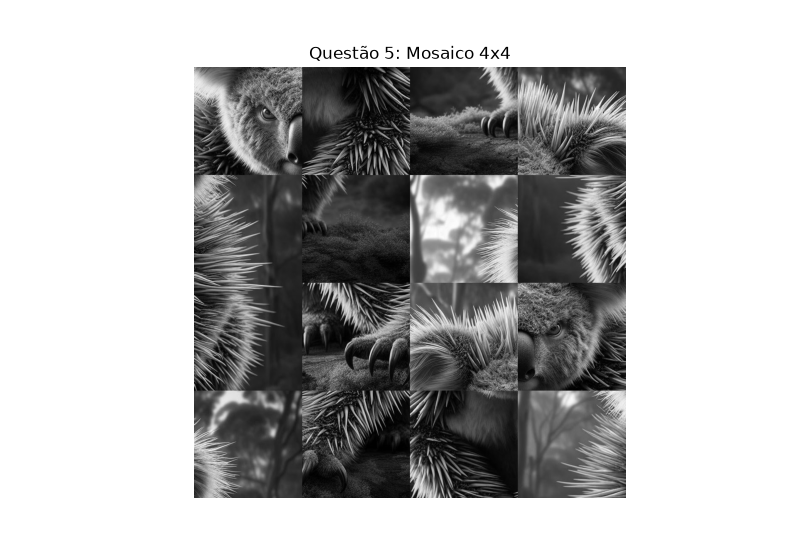

Write the Python code that produced this figure.
import matplotlib.pyplot as plt
import numpy as np
image = plt.imread("question5/original-image.jpg")

r = image[:,:,0]
g = image[:,:,1]
b = image [:,:,2]

image_gray = (0.299 * r) + (0.587 * g) + (0.114 * b) # obter a imagem em níveis de cinza

H, W = image_gray.shape
H = (H // 4) * 4
W = (W // 4) * 4
image_gray = image_gray[0:H, 0:W]

h_bloco = H // 4
w_bloco = W // 4

blocos = {}
index = 1

# Varrendo a imagem e recortando cada bloco na ordem original (1 a 16)
for i in range(4):
    for j in range(4):
        # Define os limites do bloco atual
        y_ini, y_fim = i * h_bloco, (i + 1) * h_bloco
        x_ini, x_fim = j * w_bloco, (j + 1) * w_bloco
        
        # Recortando o bloco da matriz original e salvando no dicionário
        blocos[index] = image_gray[y_ini:y_fim, x_ini:x_fim]
        index += 1

# Nova ordem da matriz
nova_ordem = [
    [6,11,13,3], [8,16,1,9], [12,14,2,7], [4,15,10,5]
]

mosaico = np.zeros((H, W), dtype=image_gray.dtype)

# Preenche a matriz vazia com os blocos na nova disposição
for i in range(4):
    for j in range(4):
        y_ini, y_fim = i * h_bloco, (i + 1) * h_bloco
        x_ini, x_fim = j * w_bloco, (j + 1) * w_bloco
        
        # Pega o número do bloco que deve ir para essa posição
        num_bloco = nova_ordem[i][j]
        
        # Insere o bloco correspondente no mosaico
        mosaico[y_ini:y_fim, x_ini:x_fim] = blocos[num_bloco]

plt.figure(figsize=(8, 8))
plt.imshow(mosaico, cmap='gray')
plt.title('Questão 5: Mosaico 4x4')
plt.axis('off')
plt.show()
